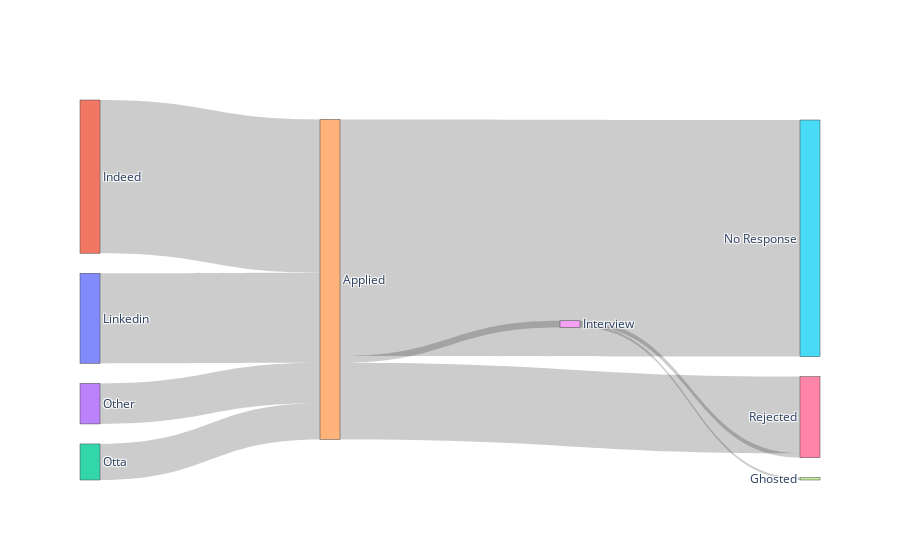

Notebook code cell kept with this figure:
### Code cell
# Create the figure
fig = go.Figure(data=[go.Sankey(
    node=dict(
        label=[node['label'] for node in nodes],
    ),
    link = dict(
    source = [0,1,2,3,4,4,4,8,8],
    target = [4,4,4,4,5,6,8,7,6],
    value =  [linkedin_count,
               indeed_count,
               otta_count,
               other_count,
               no_response_count,
               rejected_count,
               interview_count,
               ghosted_count,
               rejected_interview_count
               ]
    )
    # link=dict(
    #     source=[link['source'] for link in links],
    #     target=[link['target'] for link in links],
    #     value=[link['value'] for link in links]
    # )
)])

# Display the figure
fig.show()

### Figure 1 — Plotly figure (JSON) as saved in the notebook; plotly's stock layout.template omitted (floating-point values rounded to 4 significant figures)
{"data": [{"link": {"source": [0, 1, 2, 3, 4, 4, 4, 8, 8], "target": [4, 4, 4, 4, 5, 6, 8, 7, 6], "value": [40, 68, 16, 18, 105, 34, 3, 1, 2]}, "node": {"label": ["Linkedin", "Indeed", "Otta", "Other", "Applied", "No Response", "Rejected", "Ghosted", "Interview"]}, "type": "sankey"}], "layout": {}}
